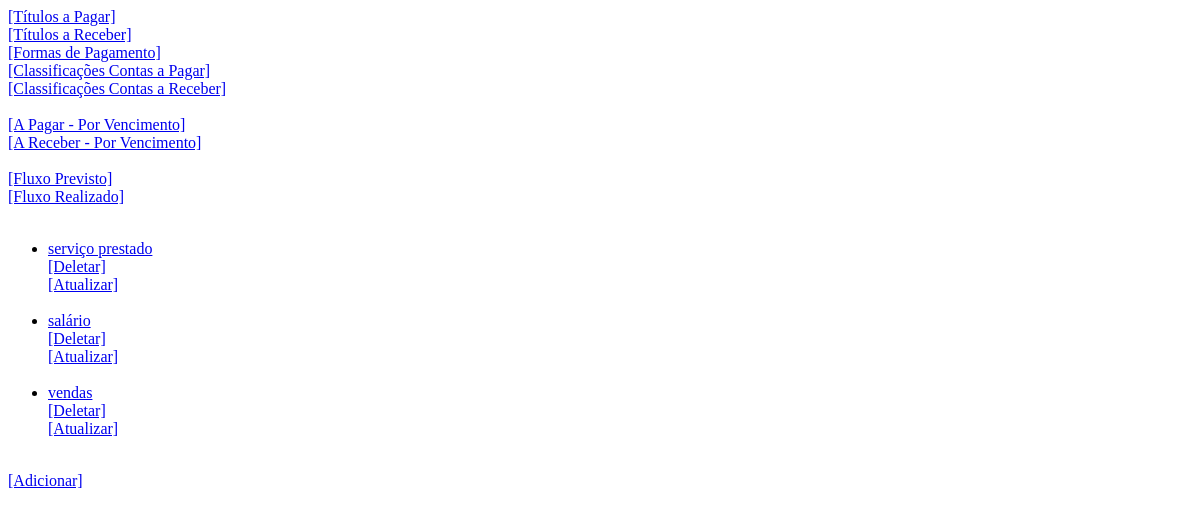
The app's page /classificacaoreceber/classificacoesreceber/, older data.
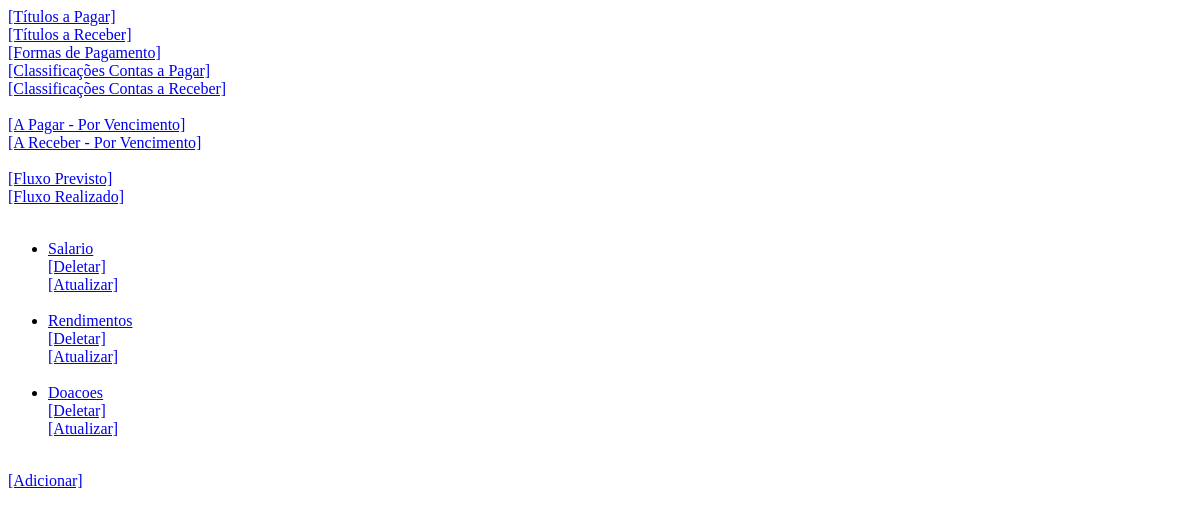
The same page, newer data.
### fluxocaixa/models.py (models this page shows, shortened)
class ClassificacaoReceber(models.Model):
    descricao = models.CharField(max_length=30)
    objects = ClassificacaoManager()

### fluxocaixa/views/vclassificacaoreceber.py (the view)
# urls.py: path('classificacaoreceber/classificacoesreceber/', vclassificacaoreceber.classificacoesreceber, name='classificacoesreceber'),
def classificacoesreceber(request):
    db_lista = ClassificacaoReceber.objects.todos().values()
    payload = { 'lista' : list(db_lista) }
    template = loader.get_template('classificacaoreceber/listar.html')
    return HttpResponse(template.render(payload, request))

### fluxocaixa/models.py (called while the page is built)
    def todos(self):
        result = self.all()
        return result

### fluxocaixa/templates/classificacaoreceber/listar.html
{% extends 'base.html' %}
{% block content %}
	{% if lista %}
		<ul>
		{% for i in lista %}
			<li>
                <a href="/fluxo/classificacaoreceber/{{ i.id }}">{{ i.descricao }} </a>
                <br />
                <a href="/fluxo/classificacaoreceber/deletar/{{ i.id }}">[Deletar]</a>
                <br />
                <a href="/fluxo/classificacaoreceber/atualizar/{{ i.id }}">[Atualizar]</a>
            </li>
            <br />
		{% endfor %}
        </ul>
	{% else %}
		<p>Nenhum item localizado para exibição.</p>
    {% endif %}
    <a href="{% url 'nova_classificacaoreceber' %}">[Adicionar]</a>
{% endblock %}

Row changes from the older to the newer data that the page shows:
removed ClassificacaoReceber: descricao "serviço prestado"
removed ClassificacaoReceber: descricao "salário"
removed ClassificacaoReceber: descricao "vendas"
added ClassificacaoReceber: descricao "Salario"
added ClassificacaoReceber: descricao "Rendimentos"
added ClassificacaoReceber: descricao "Doacoes"
